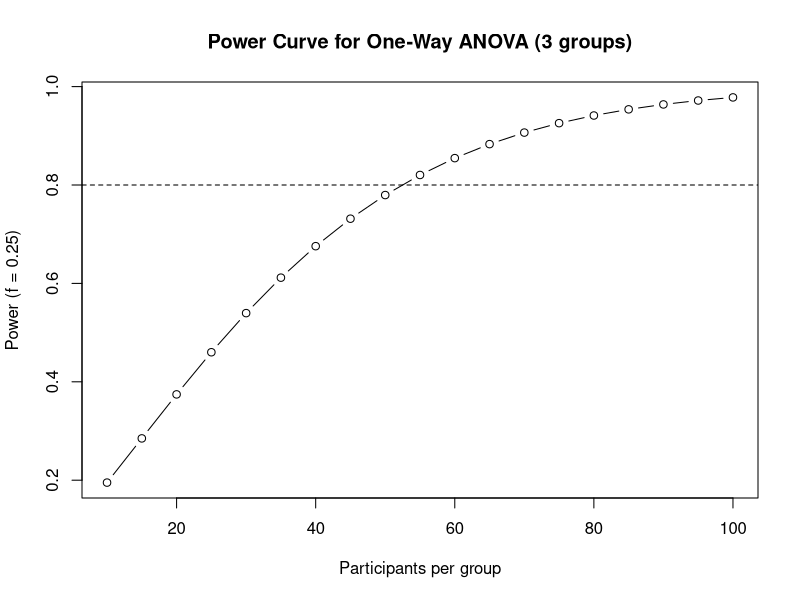

Write R code to recreate this figure.
# ---- 1. Install & load pwr package (run install.packages only once) ----
# install.packages("pwr")   # ← uncomment the first time
library(pwr)

# ---- 2. Baseline calculation: medium effect (f = 0.25) ----
# This returns n = sample size *per* group
baseline <- pwr.anova.test(k = 3,          # number of groups
                           f = 0.25,       # Cohen's f (medium)
                           sig.level = 0.05,
                           power = 0.80)
baseline

# ---- 3. Table of sample sizes for multiple effect sizes ----
effect_sizes <- c(0.10, 0.15, 0.20, 0.25, 0.30, 0.35, 0.40)

sample_table <- data.frame(
  f             = effect_sizes,
  n_per_group   = sapply(effect_sizes, function(f)
    ceiling(pwr.anova.test(k = 3,
                           f = f,
                           sig.level = 0.05,
                           power = 0.80)$n)),
  n_total       = sapply(effect_sizes, function(f)
    ceiling(pwr.anova.test(k = 3,
                           f = f,
                           sig.level = 0.05,
                           power = 0.80)$n) * 3)
)

print(sample_table)

# ---- 4. (Optional) Plot a power curve for a chosen effect size ----
# Example: visualise how sample size affects power for f = 0.25
grp_size  <- seq(10, 100, by = 5)          # participants per group
power_vec <- sapply(grp_size, function(n)
  pwr.anova.test(k = 3,
                 f = 0.25,
                 n = n,
                 sig.level = 0.05)$power)
plot(grp_size, power_vec, type = "b",
     xlab = "Participants per group",
     ylab = "Power (f = 0.25)",
     main = "Power Curve for One-Way ANOVA (3 groups)")
abline(h = 0.80, lty = 2)                  # 80% target line
